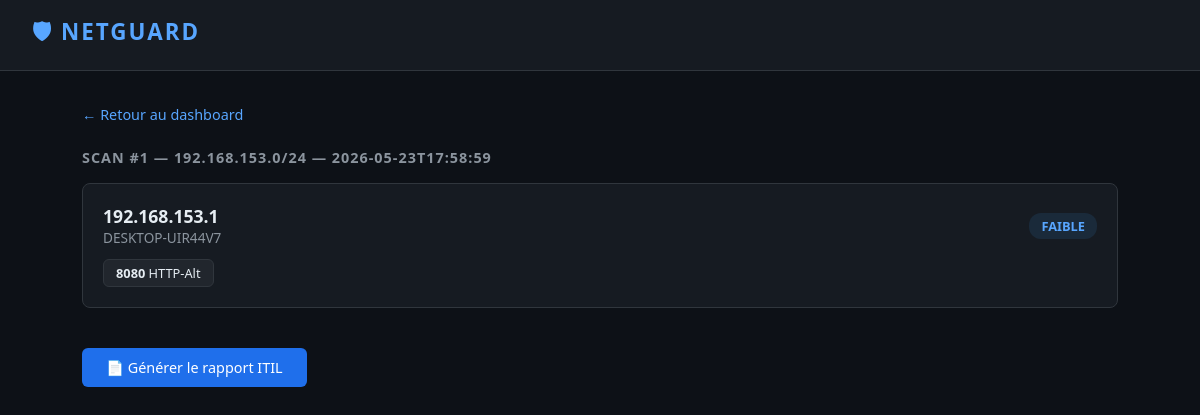
/scan/1, run on the app's committed database.
### tables this page shows
CREATE TABLE scans (
            id          INTEGER PRIMARY KEY AUTOINCREMENT,
            network     TEXT NOT NULL,
            scan_date   TEXT NOT NULL,
            total_hosts INTEGER DEFAULT 0,
            total_risks INTEGER DEFAULT 0
        );

CREATE TABLE hosts (
            id          INTEGER PRIMARY KEY AUTOINCREMENT,
            scan_id     INTEGER NOT NULL,
            ip          TEXT NOT NULL,
            hostname    TEXT,
            risk_level  TEXT,
            scan_time   TEXT,
            FOREIGN KEY (scan_id) REFERENCES scans(id)
        );

CREATE TABLE ports (
            id            INTEGER PRIMARY KEY AUTOINCREMENT,
            host_id       INTEGER NOT NULL,
            port          INTEGER NOT NULL,
            service       TEXT,
            dangerous     INTEGER DEFAULT 0,
            danger_reason TEXT,
            FOREIGN KEY (host_id) REFERENCES hosts(id)
        );

### app.py (the view)
@app.route("/scan/<int:scan_id>")
def scan_detail(scan_id):
    scan = get_scan_details(scan_id)
    return render_template("detail.html", scan=scan)

### database.py (called while the page is built)
def get_scan_details(scan_id: int) -> dict:
    conn = sqlite3.connect(DB_PATH)
    conn.row_factory = sqlite3.Row
    cursor = conn.cursor()
    cursor.execute("SELECT * FROM scans WHERE id = ?", (scan_id,))
    scan = dict(cursor.fetchone())
    cursor.execute("SELECT * FROM hosts WHERE scan_id = ?", (scan_id,))
    hosts = []
    for host_row in cursor.fetchall():
        host = dict(host_row)
        cursor.execute("SELECT * FROM ports WHERE host_id = ?", (host["id"],))
        host["ports"] = [dict(p) for p in cursor.fetchall()]
        hosts.append(host)
    scan["hosts"] = hosts
    conn.close()
    return scan

### templates/detail.html (shortened to what this page needs)
<!DOCTYPE html>
<html lang="fr">
<head>
</head>
<body>
    <header>
        <h1>🛡 NETGUARD</h1>
    </header>
    <div class="container">
        <a href="/" class="back">← Retour au dashboard</a>
        <h2>Scan #{{ scan.id }} — {{ scan.network }} — {{ scan.scan_date[:19] }}</h2>
        {% for host in scan.hosts %}
        <div class="host-card">
            <div class="host-header">
                <div>
                    <div class="host-ip">{{ host.ip }}</div>
                    <div class="host-name">{{ host.hostname }}</div>
                </div>
                <span class="badge {{ host.risk_level }}">{{ host.risk_level }}</span>
            </div>
            {% if host.ports %}
            <div class="ports">
                {% for port in host.ports %}
                <div class="port-tag {% if port.dangerous %}dangerous{% endif %}">
                    <span class="port-num">{{ port.port }}</span> {{ port.service }}
                </div>
                {% endfor %}
            </div>
            {% else %}
            <div style="color:#8b949e;font-size:0.85rem;margin-top:8px">Aucun port ouvert détecté</div>
            {% endif %}
        </div>
        {% endfor %}
        <a href="/report/{{ scan.id }}" class="report-btn">📄 Générer le rapport ITIL</a>
    </div>
</body>
</html>

### templates/detail.html (style rules this page uses)
* { margin: 0; padding: 0; box-sizing: border-box; }
body { font-family: 'Segoe UI', sans-serif; background: #0d1117; color: #e6edf3; }
header { background: #161b22; border-bottom: 1px solid #30363d; padding: 16px 32px; display: flex; align-items: center; gap: 12px; }
header h1 { font-size: 1.4rem; color: #58a6ff; letter-spacing: 2px; }
.container { max-width: 1100px; margin: 0 auto; padding: 32px; }
.back { color: #58a6ff; text-decoration: none; font-size: 0.9rem; display: inline-block; margin-bottom: 24px; }
h2 { color: #8b949e; font-size: 0.9rem; text-transform: uppercase; letter-spacing: 1px; margin-bottom: 16px; }
.host-card { background: #161b22; border: 1px solid #30363d; border-radius: 8px; padding: 20px; margin-bottom: 16px; }
.host-header { display: flex; justify-content: space-between; align-items: center; margin-bottom: 12px; }
.host-ip { font-size: 1.1rem; font-weight: bold; color: #e6edf3; }
.host-name { color: #8b949e; font-size: 0.85rem; }
.badge { display: inline-block; padding: 4px 12px; border-radius: 12px; font-size: 0.8rem; font-weight: bold; }
.FAIBLE { background: #1a2a3a; color: #58a6ff; }
.ports { display: flex; flex-wrap: wrap; gap: 8px; margin-top: 12px; }
.port-tag { padding: 4px 12px; border-radius: 6px; font-size: 0.8rem; background: #21262d; border: 1px solid #30363d; }
.port-tag .port-num { font-weight: bold; }
.report-btn { display: inline-block; margin-top: 24px; background: #1f6feb; color: white; padding: 10px 24px; border-radius: 6px; text-decoration: none; font-size: 0.9rem; }

### data on the page
scans: id "1", network "192.168.153.0/24", scan_date "2026-05-23T17:58:59"
hosts: ip "192.168.153.1", hostname "DESKTOP-UIR44V7", risk_level "FAIBLE"
ports: port "8080", service "HTTP-Alt"
